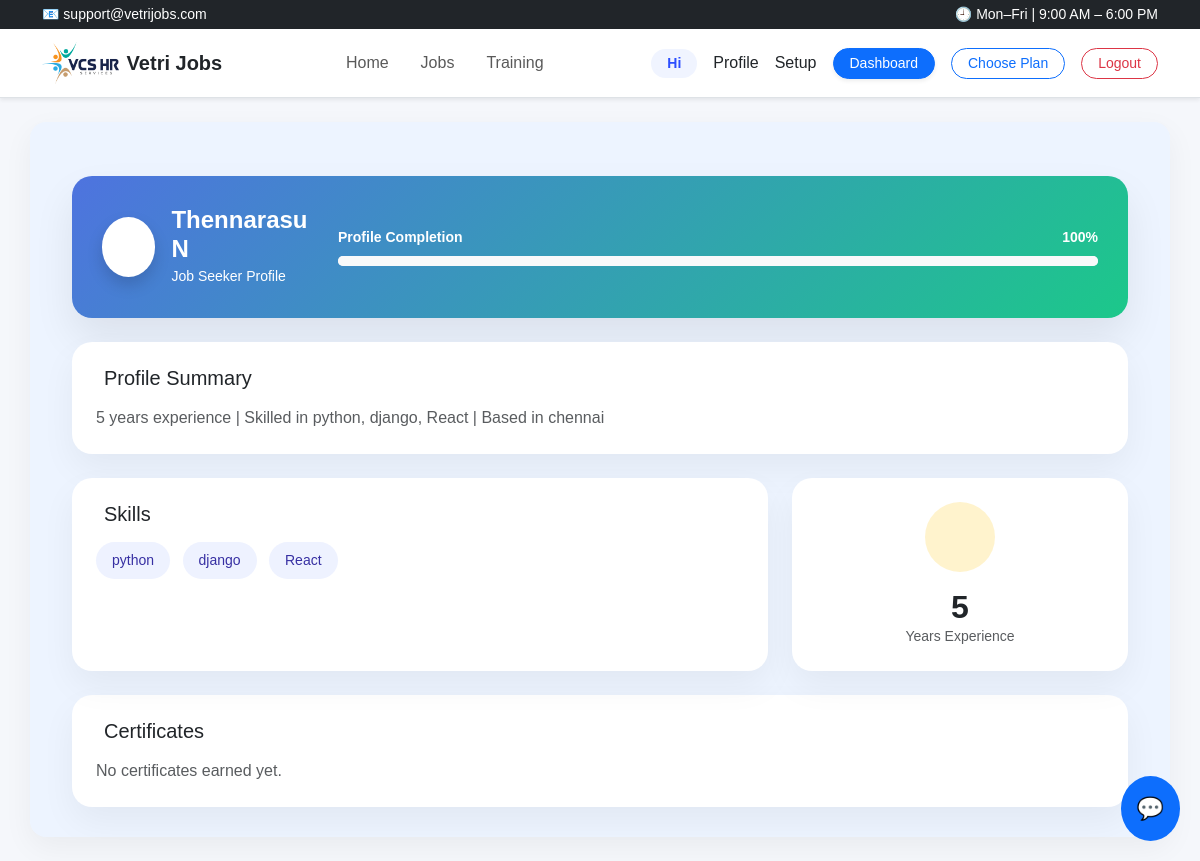
Page /profile/me/ (signed in) on the earlier database version.
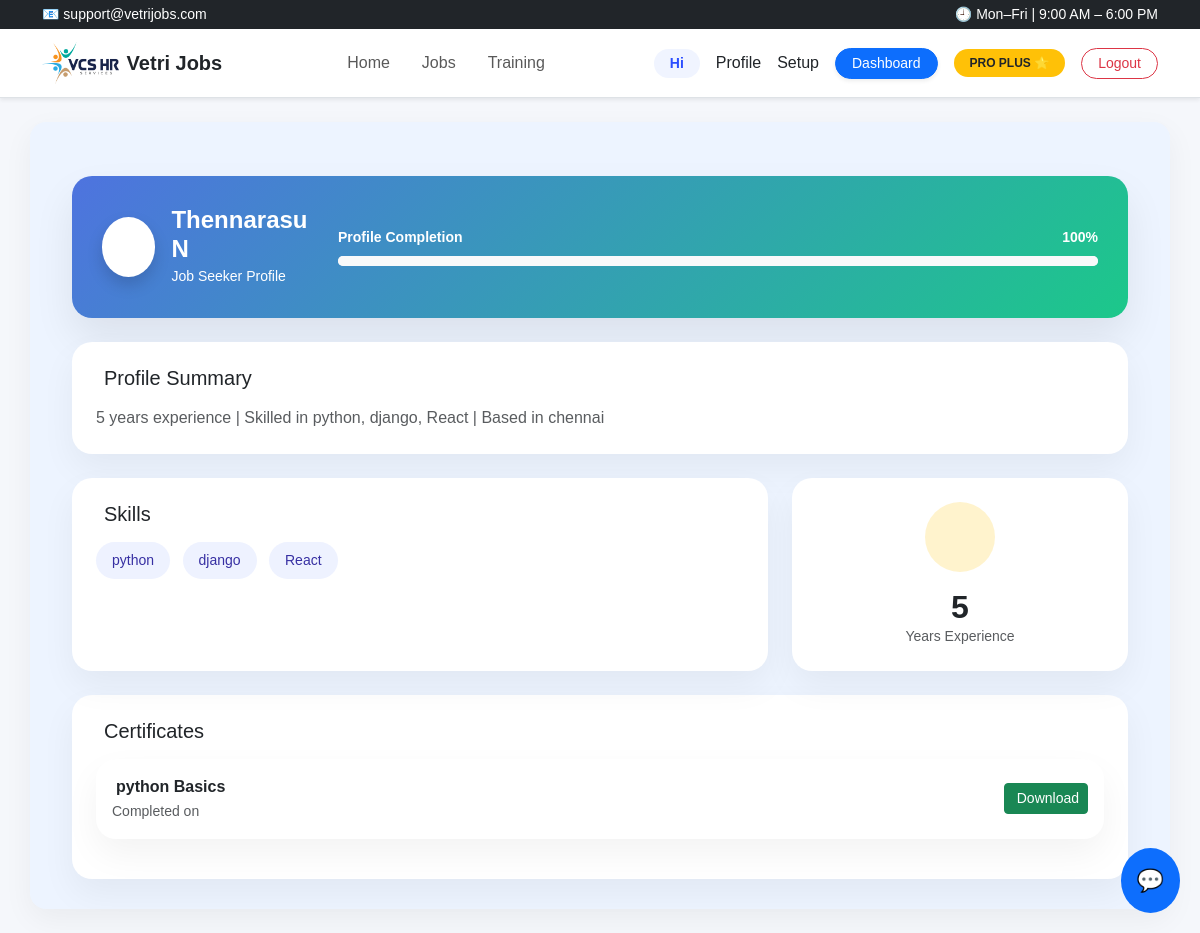
Same page on the later database version.
### training/models.py (models this page shows, shortened)
class CourseEnrollment(models.Model):
    user = models.ForeignKey(User, on_delete=models.CASCADE)
    course = models.ForeignKey(Course, on_delete=models.CASCADE)
    completed = models.BooleanField(default=False)
    completed_at = models.DateTimeField(null=True, blank=True)  # 👈 ADD THIS
    certificate_generated = models.BooleanField(default=False)

class Course(models.Model):
    title = models.CharField(max_length=100)
    description = models.TextField()

### profiles/views.py (the view)
# urls.py: path("me/", views.profile_view, name="view"),
@login_required
def profile_view(request):
    profile = Profile.objects.get(user=request.user)
    certificates = CourseEnrollment.objects.filter(
        user=request.user,
        completed=True
    )
    skills_list = []
    if profile.skills:
        skills_list = [s.strip() for s in profile.skills.split(",")]
    return render(request, "profiles/profile.html", {
        "profile": profile,
        "certificates": certificates,
        "skills_list": skills_list,
        "completion_percent": profile.completion_percentage
    })

### profiles/models.py (called while the page is built)
    @property
    def completion_percentage(self):
        fields = [
            self.full_name,
            self.phone,
            self.experience,
            self.location,
            self.skills,
            self.resume,
        ]
        completed = sum(
            1 for field in fields if field not in [None, "", 0]
        )
        return int((completed / len(fields)) * 100)

    @property
    def profile_summary(self):
        parts = []
        if self.experience:
            parts.append(f"{self.experience} years experience")
        if self.skills:
            parts.append(f"Skilled in {self.skills}")
        if self.location:
            parts.append(f"Based in {self.location}")
        return " | ".join(parts)

### profiles/templates/profiles/profile.html (shortened to what this page needs)
{% extends "base.html" %}
{% block content %}
<div class="container mt-4">
  <div class="profile-header d-flex flex-column flex-md-row justify-content-between align-items-md-center gap-4 mb-4">
    <div class="d-flex align-items-center gap-3">
      <div class="rounded-circle bg-white text-primary d-flex align-items-center justify-content-center shadow"
           style="width:60px;height:60px;">
      </div>
      <div>
        <h4 class="mb-0 fw-bold">
          {{ profile.full_name|default:user.username }}
        </h4>
        <small>Job Seeker Profile</small>
      </div>
    </div>
    <div class="w-100 w-md-50">
      <div class="d-flex justify-content-between">
        <small class="fw-semibold">
          Profile Completion
        </small>
        <small class="fw-bold">
          {{ completion_percent }}%
        </small>
      </div>
      <div class="progress mt-2">
        <div class="progress-bar bg-light"
             style="width: {{ completion_percent }}%">
        </div>
      </div>
    </div>
  </div>
  <div class="glass-card p-4 mb-4 section-animate">
    <h5 class="mb-3">
      Profile Summary
    </h5>
    {% if profile.profile_summary %}
      <p class="text-muted mb-0">{{ profile.profile_summary }}</p>
    {% else %}
      <p class="text-muted fst-italic mb-0">
        Add a short summary to improve job matches.
      </p>
    {% endif %}
  </div>
  <div class="row g-4 mb-4 section-animate">
    <div class="col-md-8">
      <div class="glass-card p-4 h-100">
        <h5 class="mb-3">
          Skills
        </h5>
        {% if skills_list %}
          {% for skill in skills_list %}
            <span class="skill-badge me-2 mb-2 d-inline-block">
              {{ skill }}
            </span>
          {% endfor %}
        {% else %}
          <span class="text-muted">No skills added yet</span>
        {% endif %}
      </div>
    </div>
    <div class="col-md-4">
      <div class="glass-card p-4 h-100 text-center d-flex flex-column justify-content-center">
        <div class="exp-circle mx-auto mb-3">
        </div>
        <h2 class="fw-bold mb-0">
          {{ profile.experience|default:0 }}
        </h2>
        <small class="text-muted">Years Experience</small>
      </div>
    </div>
  </div>
  <div class="glass-card p-4 section-animate">
    <h5 class="mb-3">
      Certificates
    </h5>
    {% for cert in certificates %}
      <div class="glass-card p-3 mb-3 d-flex flex-column flex-md-row justify-content-between align-items-md-center">
        <div>
          <strong>
            {{ cert.course.title }}
          </strong>
          <br>
          <small class="text-muted">
            Completed on {{ cert.completed_on|date:"d M Y" }}
          </small>
        </div>
        <a href="{% url 'training:certificate' cert.id %}"
           class="btn btn-success btn-sm mt-2 mt-md-0">
          Download
        </a>
      </div>
    {% empty %}
      <p class="text-muted mb-0">
        No certificates earned yet.
      </p>
    {% endfor %}
  </div>
</div>
{% endblock %}

Differences in the rows shown:
added CourseEnrollment: course "python Basics"
Other differences:
text no longer shown: "Choose Plan No certificates earned yet."
text now shown: "PRO PLUS ⭐"
